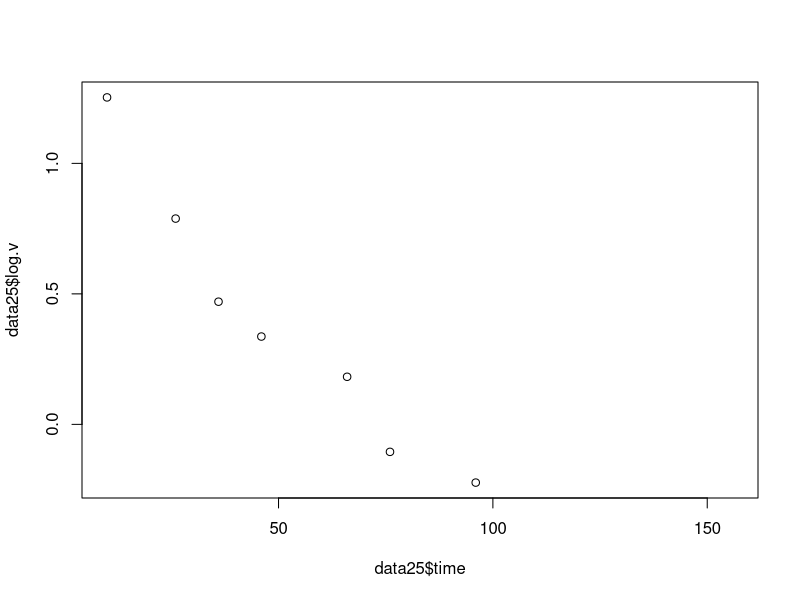
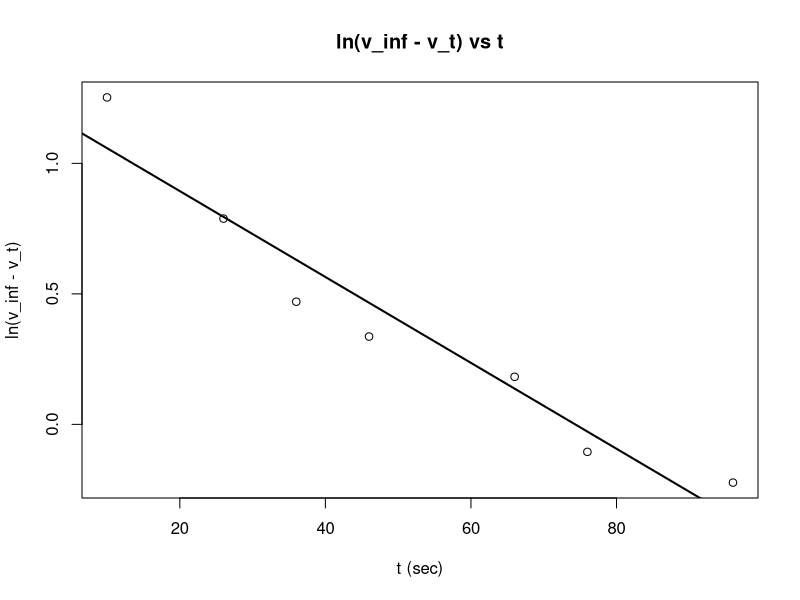

The R script that drew these images, in order:
#P_Chem Lab2 Exp2: Hydrolysis of Methyl Acetate
#Coded by Henry Lin

#T1 = 25 degree C, T2 = 35 degree

#read data
data0 <- read.csv("pchem2_exp2.csv")
head(data0)
data25 <- data0[data0$temp == 25 & data0$time != 58,] #drop the point at time=58
data35 <- data0[data0$temp == 35,]

#k = ln[(v_inf - v_0)/(v_inf - v_t)] / t-t_0
#t_0 = 0 , v_0 = 0
#k = - ln(v_inf - v_r) / t
#ln(v_inf - v_t) = - kt
#k

#make a new data frame for T1
v_inf <- data25[9,"naohV"]
log.v <- log(v_inf - data25$naohV)
data25 <- data.frame(data25, log.v)
plot(data25$time,data25$log.v)
data25 <- data25[1:7,]
#calulate k1 using linear modeling
model <- lm(formula = log.v ~ time, data = data25)

#ploting
plot(x=data25$time ,
     y=data25$log.v ,
     main = "ln(v_inf - v_t) vs t" ,
     xlab = "t (sec)",
     ylab = "ln(v_inf - v_t)")
abline(model, lwd = 2)
k1 <- coefficients(model)["time"]
